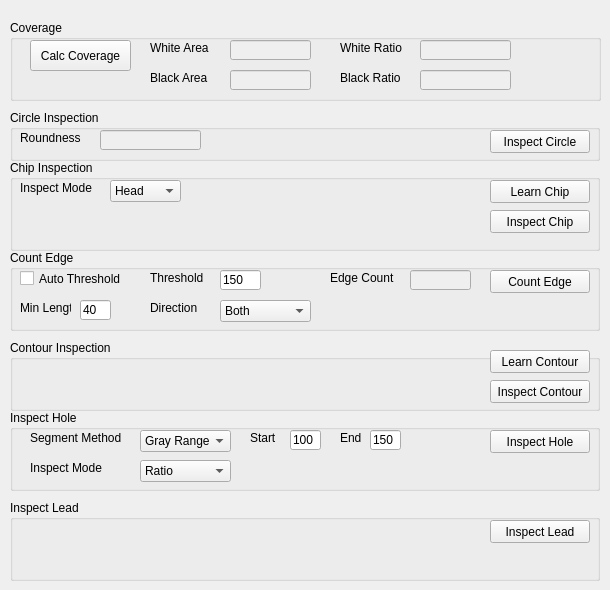
    <widget class="QWidget" name="tabInspect">
     <attribute name="title">
      <string>Inspect</string>
     </attribute>
     <widget class="QGroupBox" name="groupBox">
      <property name="geometry">
       <rect>
        <x>10</x>
        <y>20</y>
        <width>591</width>
        <height>81</height>
       </rect>
      </property>
      <property name="title">
       <string>Coverage</string>
      </property>
      <widget class="QPushButton" name="btnCalcCoverage">
       <property name="geometry">
        <rect>
         <x>20</x>
         <y>20</y>
         <width>101</width>
         <height>31</height>
        </rect>
       </property>
       <property name="text">
        <string>Calc Coverage</string>
       </property>
      </widget>
      <widget class="QLabel" name="labelWhiteArea">
       <property name="geometry">
        <rect>
         <x>140</x>
         <y>20</y>
         <width>71</width>
         <height>16</height>
        </rect>
       </property>
       <property name="text">
        <string>White Area</string>
       </property>
      </widget>
      <widget class="QLineEdit" name="lineEditWhiteArea">
       <property name="enabled">
        <bool>false</bool>
       </property>
       <property name="geometry">
        <rect>
         <x>220</x>
         <y>20</y>
         <width>81</width>
         <height>20</height>
        </rect>
       </property>
      </widget>
      <widget class="QLabel" name="labelWhiteRatio">
       <property name="geometry">
        <rect>
         <x>330</x>
         <y>20</y>
         <width>71</width>
         <height>16</height>
        </rect>
       </property>
       <property name="text">
        <string>White Ratio</string>
       </property>
      </widget>
      <widget class="QLineEdit" name="lineEditWhiteRatio">
       <property name="enabled">
        <bool>false</bool>
       </property>
       <property name="geometry">
        <rect>
         <x>410</x>
         <y>20</y>
         <width>91</width>
         <height>20</height>
        </rect>
       </property>
      </widget>
      <widget class="QLineEdit" name="lineEditBlackRatio">
       <property name="enabled">
        <bool>false</bool>
       </property>
       <property name="geometry">
        <rect>
         <x>410</x>
         <y>50</y>
         <width>91</width>
         <height>20</height>
        </rect>
       </property>
      </widget>
      <widget class="QLabel" name="labelBlackArea">
       <property name="geometry">
        <rect>
         <x>140</x>
         <y>50</y>
         <width>71</width>
         <height>16</height>
        </rect>
       </property>
       <property name="text">
        <string>Black Area</string>
       </property>
      </widget>
      <widget class="QLabel" name="labelBlackRatio">
       <property name="geometry">
        <rect>
         <x>330</x>
         <y>50</y>
         <width>71</width>
         <height>16</height>
        </rect>
       </property>
       <property name="text">
        <string>Black Ratio</string>
       </property>
      </widget>
      <widget class="QLineEdit" name="lineEditBlackArea">
       <property name="enabled">
        <bool>false</bool>
       </property>
       <property name="geometry">
        <rect>
         <x>220</x>
         <y>50</y>
         <width>81</width>
         <height>20</height>
        </rect>
       </property>
      </widget>
     </widget>
     <widget class="QGroupBox" name="groupBoxCircleRoundness">
      <property name="geometry">
       <rect>
        <x>10</x>
        <y>110</y>
        <width>590</width>
        <height>51</height>
       </rect>
      </property>
      <property name="title">
       <string>Circle Inspection</string>
      </property>
      <widget class="QLineEdit" name="lineEditRoundnessResult">
       <property name="enabled">
        <bool>false</bool>
       </property>
       <property name="geometry">
        <rect>
         <x>90</x>
         <y>20</y>
         <width>101</width>
         <height>20</height>
        </rect>
       </property>
      </widget>
      <widget class="QLabel" name="labelRoundness">
       <property name="geometry">
        <rect>
         <x>10</x>
         <y>20</y>
         <width>81</width>
         <height>16</height>
        </rect>
       </property>
       <property name="text">
        <string>Roundness</string>
       </property>
      </widget>
      <widget class="QPushButton" name="calcRoundnessBtn">
       <property name="geometry">
        <rect>
         <x>480</x>
         <y>20</y>
         <width>100</width>
         <height>23</height>
        </rect>
       </property>
       <property name="text">
        <string>Inspect Circle</string>
       </property>
      </widget>
     </widget>
     <widget class="QGroupBox" name="groupBoxChipInspect">
      <property name="geometry">
       <rect>
        <x>10</x>
        <y>160</y>
        <width>590</width>
        <height>91</height>
       </rect>
      </property>
      <property name="title">
       <string>Chip Inspection</string>
      </property>
      <widget class="QLabel" name="labelChipInspMode">
       <property name="geometry">
        <rect>
         <x>10</x>
         <y>20</y>
         <width>81</width>
         <height>16</height>
        </rect>
       </property>
       <property name="text">
        <string>Inspect Mode</string>
       </property>
      </widget>
      <widget class="QPushButton" name="btnLrnChip">
       <property name="geometry">
        <rect>
         <x>480</x>
         <y>20</y>
         <width>100</width>
         <height>23</height>
        </rect>
       </property>
       <property name="text">
        <string>Learn Chip</string>
       </property>
      </widget>
      <widget class="QComboBox" name="comboBoxChipInspMode">
       <property name="geometry">
        <rect>
         <x>100</x>
         <y>20</y>
         <width>71</width>
         <height>22</height>
        </rect>
       </property>
       <property name="currentIndex">
        <number>0</number>
       </property>
       <item>
        <property name="text">
         <string>Head</string>
        </property>
       </item>
       <item>
        <property name="text">
         <string>Body</string>
        </property>
       </item>
       <item>
        <property name="text">
         <string>Square</string>
        </property>
       </item>
       <item>
        <property name="text">
         <string>RNet</string>
        </property>
       </item>
       <item>
        <property name="text">
         <string>CAE</string>
        </property>
       </item>
       <item>
        <property name="text">
         <string>Circular</string>
        </property>
       </item>
      </widget>
      <widget class="QPushButton" name="btnInspChip">
       <property name="geometry">
        <rect>
         <x>480</x>
         <y>50</y>
         <width>100</width>
         <height>23</height>
        </rect>
       </property>
       <property name="text">
        <string>Inspect Chip</string>
       </property>
      </widget>
     </widget>
     <widget class="QGroupBox" name="groupBoxCountEdge">
      <property name="geometry">
       <rect>
        <x>10</x>
        <y>250</y>
        <width>590</width>
        <height>81</height>
       </rect>
      </property>
      <property name="title">
       <string>Count Edge</string>
      </property>
      <widget class="QLineEdit" name="lineEditEdgeCount">
       <property name="enabled">
        <bool>false</bool>
       </property>
       <property name="geometry">
        <rect>
         <x>400</x>
         <y>20</y>
         <width>61</width>
         <height>20</height>
        </rect>
       </property>
      </widget>
      <widget class="QLabel" name="labelEdgeCount">
       <property name="geometry">
        <rect>
         <x>320</x>
         <y>20</y>
         <width>71</width>
         <height>16</height>
        </rect>
       </property>
       <property name="text">
        <string>Edge Count</string>
       </property>
      </widget>
      <widget class="QPushButton" name="btnCountEdge">
       <property name="geometry">
        <rect>
         <x>480</x>
         <y>20</y>
         <width>100</width>
         <height>23</height>
        </rect>
       </property>
       <property name="text">
        <string>Count Edge</string>
       </property>
      </widget>
      <widget class="QCheckBox" name="checkBoxCountEdgeAutoThreshold">
       <property name="geometry">
        <rect>
         <x>10</x>
         <y>20</y>
         <width>121</width>
         <height>17</height>
        </rect>
       </property>
       <property name="text">
        <string>Auto Threshold</string>
       </property>
      </widget>
      <widget class="QLabel" name="labelFitCountEdgeThreshold">
       <property name="geometry">
        <rect>
         <x>140</x>
         <y>20</y>
         <width>61</width>
         <height>16</height>
        </rect>
       </property>
       <property name="text">
        <string>Threshold</string>
       </property>
      </widget>
      <widget class="QLineEdit" name="lineEditFitCountEdgeThreshold">
       <property name="geometry">
        <rect>
         <x>210</x>
         <y>20</y>
         <width>41</width>
         <height>20</height>
        </rect>
       </property>
       <property name="inputMethodHints">
        <set>Qt::ImhDigitsOnly</set>
       </property>
       <property name="text">
        <string>150</string>
       </property>
      </widget>
      <widget class="QLabel" name="labelCountEdgeMinLength">
       <property name="geometry">
        <rect>
         <x>10</x>
         <y>50</y>
         <width>51</width>
         <height>16</height>
        </rect>
       </property>
       <property name="text">
        <string>Min Length</string>
       </property>
      </widget>
      <widget class="QLineEdit" name="lineEditCountEdgeMinLength">
       <property name="geometry">
        <rect>
         <x>70</x>
         <y>50</y>
         <width>31</width>
         <height>20</height>
        </rect>
       </property>
       <property name="inputMethodHints">
        <set>Qt::ImhDigitsOnly</set>
       </property>
       <property name="text">
        <string>40</string>
       </property>
      </widget>
      <widget class="QComboBox" name="cbCountEdgeDirection">
       <property name="geometry">
        <rect>
         <x>210</x>
         <y>50</y>
         <width>91</width>
         <height>22</height>
        </rect>
       </property>
       <property name="currentIndex">
        <number>2</number>
       </property>
       <item>
        <property name="text">
         <string>Horizontal</string>
        </property>
       </item>
       <item>
        <property name="text">
         <string>Vertical</string>
        </property>
       </item>
       <item>
        <property name="text">
         <string>Both</string>
        </property>
       </item>
      </widget>
      <widget class="QLabel" name="labelCountEdgeDirection">
       <property name="geometry">
        <rect>
         <x>140</x>
         <y>50</y>
         <width>61</width>
         <height>16</height>
        </rect>
       </property>
       <property name="text">
        <string>Direction</string>
       </property>
      </widget>
     </widget>
     <widget class="QGroupBox" name="groupBoxContourInspect">
      <property name="geometry">
       <rect>
        <x>10</x>
        <y>340</y>
        <width>590</width>
        <height>71</height>
       </rect>
      </property>
      <property name="title">
       <string>Contour Inspection</string>
      </property>
      <widget class="QPushButton" name="btnLrnContour">
       <property name="geometry">
        <rect>
         <x>480</x>
         <y>10</y>
         <width>100</width>
         <height>23</height>
        </rect>
       </property>
       <property name="text">
        <string>Learn Contour</string>
       </property>
      </widget>
      <widget class="QPushButton" name="btnInspContour">
       <property name="geometry">
        <rect>
         <x>480</x>
         <y>40</y>
         <width>100</width>
         <height>23</height>
        </rect>
       </property>
       <property name="text">
        <string>Inspect Contour</string>
       </property>
      </widget>
     </widget>
     <widget class="QGroupBox" name="groupBoxHoleInspect">
      <property name="geometry">
       <rect>
        <x>10</x>
        <y>410</y>
        <width>590</width>
        <height>81</height>
       </rect>
      </property>
      <property name="title">
       <string>Inspect Hole</string>
      </property>
      <widget class="QPushButton" name="btnInspHole">
       <property name="geometry">
        <rect>
         <x>480</x>
         <y>20</y>
         <width>100</width>
         <height>23</height>
        </rect>
       </property>
       <property name="text">
        <string>Inspect Hole</string>
       </property>
      </widget>
      <widget class="QLabel" name="labelHoleInspMode">
       <property name="geometry">
        <rect>
         <x>20</x>
         <y>50</y>
         <width>81</width>
         <height>16</height>
        </rect>
       </property>
       <property name="text">
        <string>Inspect Mode</string>
       </property>
      </widget>
      <widget class="QComboBox" name="comboBoxHoleInspMode">
       <property name="geometry">
        <rect>
         <x>130</x>
         <y>50</y>
         <width>91</width>
         <height>22</height>
        </rect>
       </property>
       <property name="currentIndex">
        <number>0</number>
       </property>
       <item>
        <property name="text">
         <string>Ratio</string>
        </property>
       </item>
       <item>
        <property name="text">
         <string>Blob</string>
        </property>
       </item>
      </widget>
      <widget class="QComboBox" name="comboBoxInspHoleImgSegmentMethod">
       <property name="geometry">
        <rect>
         <x>130</x>
         <y>20</y>
         <width>91</width>
         <height>22</height>
        </rect>
       </property>
       <property name="currentIndex">
        <number>0</number>
       </property>
       <item>
        <property name="text">
         <string>Gray Range</string>
        </property>
       </item>
       <item>
        <property name="text">
         <string>Color Range</string>
        </property>
       </item>
      </widget>
      <widget class="QLabel" name="labelHoleImgSegmentMethod">
       <property name="geometry">
        <rect>
         <x>20</x>
         <y>20</y>
         <width>101</width>
         <height>16</height>
        </rect>
       </property>
       <property name="text">
        <string>Segment Method</string>
       </property>
      </widget>
      <widget class="QLabel" name="labelInspHoleImgSegmentStart">
       <property name="geometry">
        <rect>
         <x>240</x>
         <y>20</y>
         <width>31</width>
         <height>16</height>
        </rect>
       </property>
       <property name="text">
        <string>Start</string>
       </property>
      </widget>
      <widget class="QLineEdit" name="lineEditInspHoleImgSegmentEnd">
       <property name="geometry">
        <rect>
         <x>360</x>
         <y>20</y>
         <width>31</width>
         <height>20</height>
        </rect>
       </property>
       <property name="inputMethodHints">
        <set>Qt::ImhDigitsOnly</set>
       </property>
       <property name="text">
        <string>150</string>
       </property>
      </widget>
      <widget class="QLabel" name="labelInspHoleImgSegmentEnd">
       <property name="geometry">
        <rect>
         <x>330</x>
         <y>20</y>
         <width>21</width>
         <height>16</height>
        </rect>
       </property>
       <property name="text">
        <string>End</string>
       </property>
      </widget>
      <widget class="QLineEdit" name="lineEditInspHoleImgSegmentStart">
       <property name="geometry">
        <rect>
         <x>280</x>
         <y>20</y>
         <width>31</width>
         <height>20</height>
        </rect>
       </property>
       <property name="inputMethodHints">
        <set>Qt::ImhDigitsOnly</set>
       </property>
       <property name="text">
        <string>100</string>
       </property>
      </widget>
     </widget>
     <widget class="QGroupBox" name="groupBoxInspLead">
      <property name="geometry">
       <rect>
        <x>10</x>
        <y>500</y>
        <width>590</width>
        <height>81</height>
       </rect>
      </property>
      <property name="title">
       <string>Inspect Lead</string>
      </property>
      <widget class="QPushButton" name="btnInspLead">
       <property name="geometry">
        <rect>
         <x>480</x>
         <y>20</y>
         <width>100</width>
         <height>23</height>
        </rect>
       </property>
       <property name="text">
        <string>Inspect Lead</string>
       </property>
      </widget>
     </widget>
    </widget>
